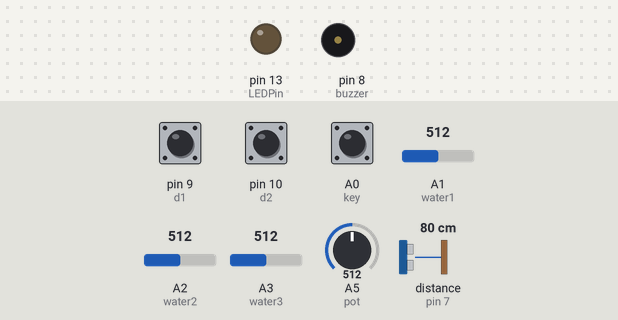
Recording of a sketch running on a simulated Arduino Uno, built with avr-gcc and run on an emulated ATmega328P. On the bench: output pins drawn as LEDs (lit = HIGH), buzzer (waves = sounding). Wiring (inferred from the names in the program): ultrasonic range finder: trigger pin 6; echo pin 7. Dashed ring = blinking. The test bench sets the inputs (shaded band); at power-on: distance to the obstacle (sensor on pin 7) 80 cm, A1 (water1) = 512, A5 (pot) = 512, pin 9 (d1) HIGH, pin 10 (d2) HIGH, A0 (key) HIGH, A2 (water2) = 512, A3 (water3) = 512. The echo pulse lasts 58.3 µs per cm; pins used as bus, display or sensor lines are not drawn.

Above: at 1.2 s.
1.3 s: distance to the obstacle (sensor on pin 7) set to 15 cm
2.8 s: distance to the obstacle (sensor on pin 7) set to 12 cm
At 3.5 s:
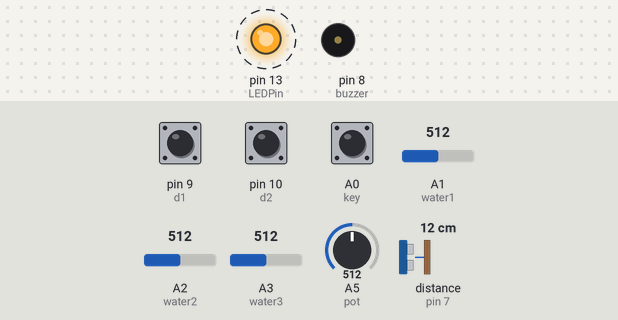
5.8 s: A1 (water1) set to 712
7.3 s: A1 (water1) set to 741
At 8.3 s:
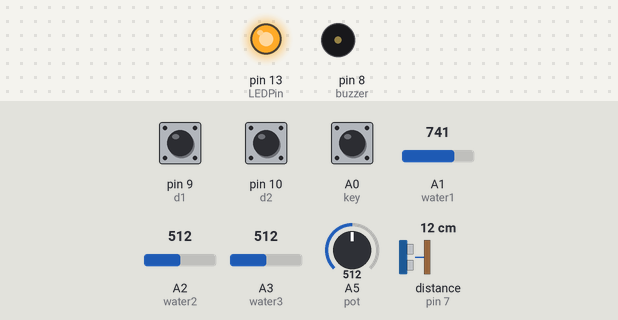
10.3 s: A5 (pot) set to 306
At 12.3 s:
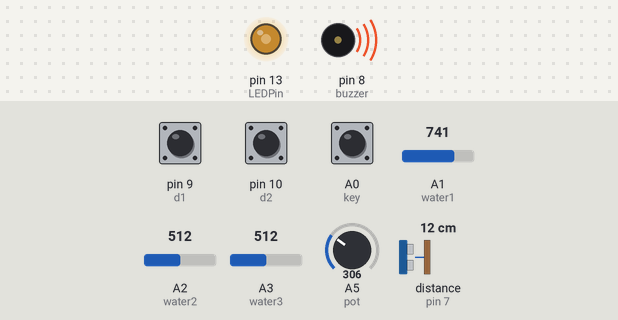
13.3 s: A5 (pot) set to 440
16.3 s: A5 (pot) set to 457
At 17.9 s:
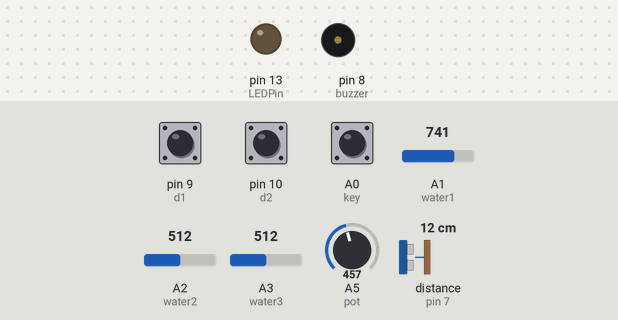
Timing chart, 0 to 20.3 s (numbered marks = the images above; inputs shaded):
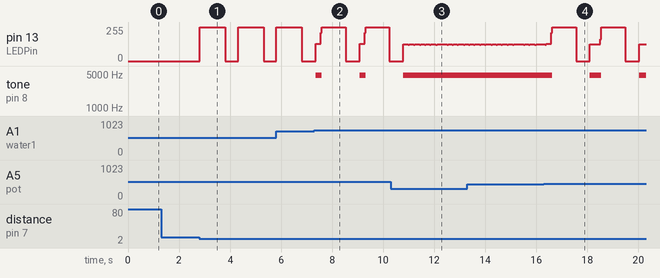

Measured:
- the behaviour switches between 14 and 13 cm on distance to the obstacle (sensor on pin 7) (found by bisection; images 0 and 1)
- the behaviour switches between 722 and 723 on A1 (water1) (found by bisection; images 1 and 2)
- the behaviour switches between 450 and 451 on A5 (pot) (found by bisection; images 3 and 4)
- after the input at 1.3 s, every drawn part: stays the same
- after the input at 2.8 s, pin 13 (LEDPin): alternates 255/255 for 1.0 s and 0/255 for 0.50 s, starting at once
- after the input at 7.3 s, tone on pin 8 (buzzer): alternates 4684 Hz for 0.24 s and silent for 1.5 s, starting after 0.06 s
- after the input at 10.3 s, tone on pin 8 (buzzer): goes on until 10.8 s, then stays 4684 Hz
- after the input at 16.3 s, tone on pin 8 (buzzer): alternates 4684 Hz for 0.44 s and silent for 1.5 s, starting after 0.33 s

The sketch:

BE_CODE.ino
```cpp
#define echoPin 7 // Echo Pin
#define trigPin 6// Trigger Pin
#define LEDPin 13// Onboard LED
#define key A0
#define buzzer 8
#define pot A5
#define LDR A4
#define d1 9
#define d2 10
#define water1  A1
#define water2  A2
#define water3  A3


long duration, distance; // Duration used to calculate distance
int key2,x =0,d22,d11,rf_sense=0,ldr_sense=0,ultra_sense=0,water_sense=0,ss=0;
int sensorVal = 0,maxVal=0,sensorVal2 = 0,maxVal2=0,sensorVal3 = 0,maxVal3=0,sensorVal4 = 0,maxVal4=0,sensorVal5 = 0,maxVal5=0,pwmVal = 0;

void setup()
{
Serial.begin (9600);
pinMode(trigPin, OUTPUT);
pinMode(buzzer, OUTPUT);
pinMode(LEDPin, OUTPUT);

pinMode(key, INPUT);
pinMode(echoPin, INPUT);
pinMode(pot, INPUT);
pinMode(LDR, INPUT);
pinMode(d1, INPUT);
pinMode(d2, INPUT);
pinMode(water1, INPUT);
pinMode(water2, INPUT);
pinMode(water3, INPUT);
digitalWrite(buzzer,LOW);
}

void loop()
{
ultrasonic();
ldr();
rf();
watersens();
buzzer_led();
key2=digitalRead(key);
if(key2==LOW && x==1)
{

x=0;
}
else if(key2==LOW && x==0)
{
x=1;
}
}

void ultrasonic()
{
/* The following trigPin/echoPin cycle is used to determine the
distance of the nearest object by bouncing soundwaves off of it. */
digitalWrite(trigPin, LOW);
delayMicroseconds(2);

digitalWrite(trigPin, HIGH);
delayMicroseconds(10);

digitalWrite(trigPin, LOW);
duration = pulseIn(echoPin, HIGH);
sensorVal = analogRead(pot);
// Serial.println(sensorVal);
maxVal = map(sensorVal, 0, 1023, 0, 25);
//Calculate the distance (in cm) based on the speed of sound.
distance = duration/58.2;
// Serial.println(distance);
if(distance<=maxVal)
{
ultra_sense=1;
}
else
{
ultra_sense=0;
}
}


void ldr()
{
if(x==1)
{
sensorVal2 = analogRead(LDR);
maxVal2 = map(sensorVal2, 0, 1023, 0, 255);
Serial.println(maxVal2);
if(maxVal2<=1)
{
ldr_sense=1;
}
else
{
ldr_sense=0;
}
}
}

void rf()
{
d11=digitalRead(d1);

if(d11==LOW)
{
rf_sense=1;
}
d22=digitalRead(d2);

if(digitalRead(d2)==LOW)
{
rf_sense=0;
}
}

void watersens()
{
sensorVal3 = analogRead(water1);
maxVal3 = map(sensorVal3, 0, 1023, 0, 255);

sensorVal4 = analogRead(water2);
maxVal4 = map(sensorVal4, 0, 1023, 0, 255);

sensorVal5 = analogRead(water3);
maxVal5 = map(sensorVal5, 0, 1023, 0, 255);

if(maxVal3>=180 || maxVal4>=180 || maxVal5>=180)
{
water_sense=1;
}

else if(maxVal3<=180 && maxVal4<=180 && maxVal5<=180)
{
water_sense=0;
}

}

void buzzer_led()
{//analogWrite(buzzer,0);
if(water_sense==1)
{
for(int i=0;i<1000;i++)
{
digitalWrite(buzzer,HIGH);
digitalWrite(LEDPin,HIGH);
delayMicroseconds(100);
digitalWrite(buzzer,LOW);
digitalWrite(LEDPin,LOW);
delayMicroseconds(100);
}
}
if(rf_sense==1)
{
pwmVal=0;
analogWrite(LEDPin,250);
analogWrite(buzzer,250);
delay(100);
}
else if(ldr_sense==1)
{

for(int i=0;i<1000;i++)
{
digitalWrite(buzzer,HIGH);
digitalWrite(LEDPin,HIGH);
delayMicroseconds(150);
digitalWrite(buzzer,LOW);
digitalWrite(LEDPin,LOW);
delayMicroseconds(150);
}
}
else if(ultra_sense==1)
{

analogWrite(LEDPin,250);
analogWrite(buzzer,250);
delay(1000);
analogWrite(LEDPin,0);
analogWrite(buzzer,0);
delay(500);

}
else if ( ldr_sense==0 && ultra_sense==0 && rf_sense==0 && water_sense==0)

{
pwmVal=0;
digitalWrite(buzzer,LOW);
digitalWrite(LEDPin,LOW);
delay(10);
}

}
```
